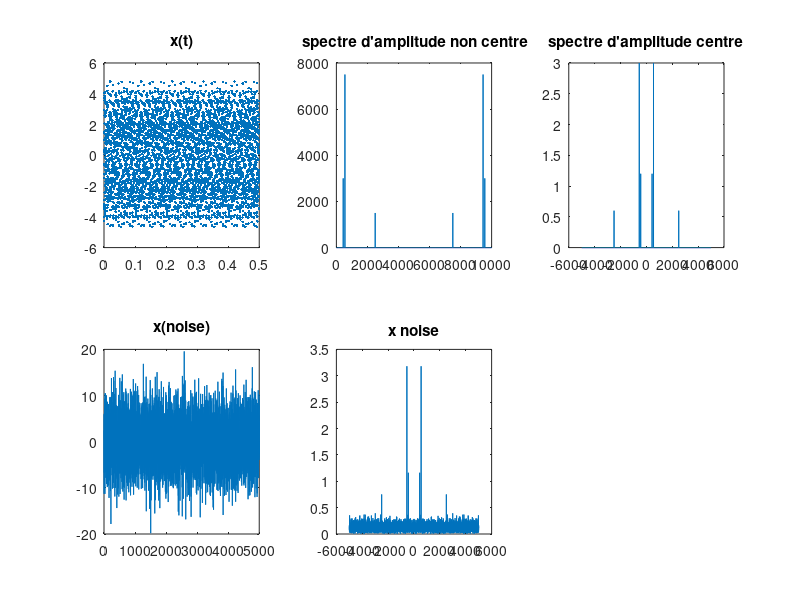
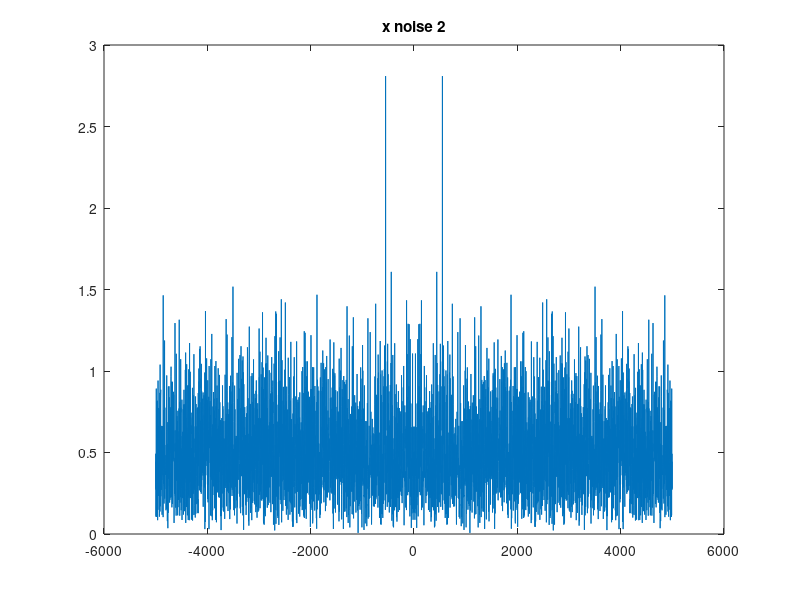

MATLAB code for these plots, in order: (Note: this script raises an error after producing the figures.)
        %%TP1%% Analyse spectrale d'un signal/ Transformee de Fourier discrete %

clear all
close all
clc

fe = 10000;
te = 1/fe;
N = 5000; 

t = (0:N-1)*te; 

% Représentation temporelle et fréquentielle

x = 1.2*cos(2*pi*440*t+1.2)+3*cos(2*pi*550*t)+0.6*cos(2*pi*2500*t);
figure;

% 1: Tracer le signal x(t)


subplot(2,3,1)
plot(t,x,'.');
title('x(t)')


% 2: La TFD de x(t)

% On crée le vecteur f correspondant à l'échantillonnage du signal, Ensuite
% on applique la transformee de fourier en utilisant la commande fft pour obtenir le spectre d'amplitude( non centre sur 0) et on
% utilise abs pour obtenir le module.


f =(0:N-1)*(fe/N); 
y = fft(x); 
subplot(2,3,2)
plot(f,abs(y));
title(" spectre d'amplitude non centre")


% 3: La fonction fft pour centrer le spectre d'amplitude.

fshift = (-N/2:N/2-1)*(fe/N);
subplot(2,3,3)
plot(fshift,fftshift(2*abs(y)/N))
title("spectre d'amplitude centre")


% 4: Creer le signal noise

%Introduction de bruit 
noise = 5*randn(size(x));
subplot(2,3,4)
plot(noise)
title("x(noise)")


% 5: La commande sound

xnoise = x+noise;
sound(xnoise)


% 6: Le spectre de puissance du signal bruite

ybruit = fft(xnoise);
subplot(2,3,5)
plot(fshift,fftshift((abs(ybruit)*2)/N));
title(" x noise ")


% 7: Augmentation de l'intensite du signal buit 
figure;
noise2 = 20*randn(size(x));
xnoise2=x+noise2;
ybruit2 = fft(xnoise2);
plot(fshift,fftshift((abs(ybruit2))*2/N));
title("x noise 2")

% le spectre de bruit est mélangé avec le spectre  contenant des informations pertinentes, ce qui rend difficile l'extraction et le filtrage du signal

% Analyse fréquentielle du chant du rorqual bleu

% 1: Chargement du fichier contenant le chant du rorqual bleu
[whale,fe]=audioread("bluewhale.au");

chant = whale(2.45e4:3.10e4);
% 2:La commande sound pour ecouter le chant

sound(chant,fe)

% 3: La densite spectrale du puissance du signal
N = length(chant);
te = 1/fe;
t = (0:N-1)*(10*te);
figure;
subplot(2,1,1)
plot(t,chant)
title('Le signal du chant ')
y = abs(fft(chant)).^2/N; 
f = (0:floor(N/2))*(fe/N)/10;
subplot(2,1,2)
plot(f,y(1:floor(N/2)+1));
title('Le signal densite spectrale de puissance du signal')
